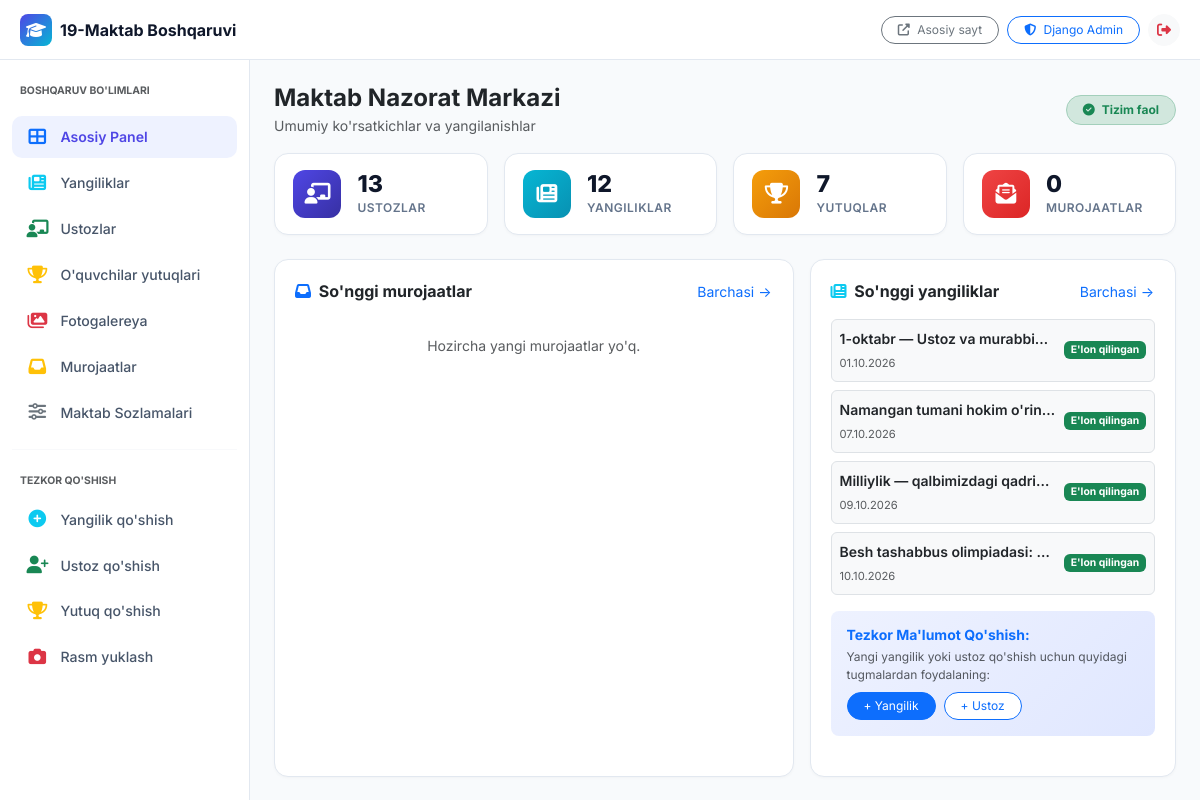
Before: /dashboard/ (signed in) with the older database file.
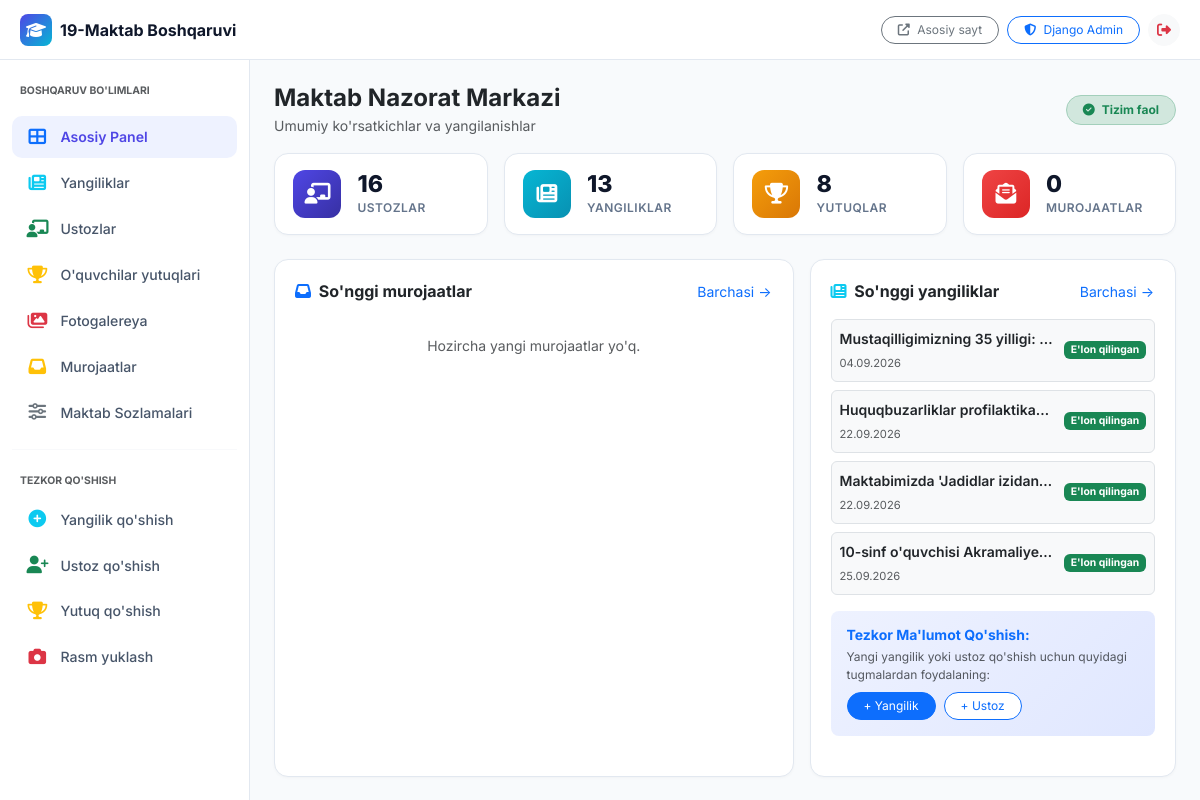
After: the same page with the newer database file.
### apps/news/models.py (models this page shows, shortened)
class News(models.Model):
    STATUS_CHOICES = [
        ('draft', 'Qoralama'),
        ('scheduled', 'Rejalashtirilgan'),
        ('published', "E'lon qilingan"),
        ('archived', 'Arxivlangan'),
    ]
    title = models.CharField(max_length=300, verbose_name="Sarlavha (UZ)")
    title_ru = models.CharField(max_length=300, blank=True, verbose_name="Sarlavha (RU)")
    title_en = models.CharField(max_length=300, blank=True, verbose_name="Sarlavha (EN)")
    slug = models.SlugField(max_length=320, unique=True, verbose_name="Slug")
    category = models.ForeignKey(NewsCategory, on_delete=models.SET_NULL, null=True, blank=True, related_name='news_items', verbose_name="Toifa")
    excerpt = models.TextField(max_length=500, verbose_name="Qisqa mazmun (UZ)")
    excerpt_ru = models.TextField(max_length=500, blank=True, verbose_name="Qisqa mazmun (RU)")
    excerpt_en = models.TextField(max_length=500, blank=True, verbose_name="Qisqa mazmun (EN)")
    content = models.TextField(verbose_name="Batafsil matn (UZ)")
    content_ru = models.TextField(blank=True, verbose_name="Batafsil matn (RU)")
    content_en = models.TextField(blank=True, verbose_name="Batafsil matn (EN)")
    cover_image = models.ImageField(upload_to='news/covers/', blank=True, null=True, verbose_name="Muqova rasmi")
    status = models.CharField(max_length=20, choices=STATUS_CHOICES, default='draft', verbose_name="Holati")
    is_featured = models.BooleanField(default=False, verbose_name="Muhim yangilik")
    scheduled_at = models.DateTimeField(null=True, blank=True, verbose_name="Rejalashtirilgan vaqt")
    published_at = models.DateTimeField(null=True, blank=True, verbose_name="E'lon qilingan vaqt")
    created_at = models.DateTimeField(auto_now_add=True, verbose_name="Yaratilgan vaqt")
    updated_at = models.DateTimeField(auto_now=True, verbose_name="Tahrirlangan vaqt")
    views_count = models.PositiveIntegerField(default=0, verbose_name="Ko'rishlar soni")
    class Meta:
        verbose_name = 'Yangilik'
        verbose_name_plural = 'Yangiliklar'
        ordering = ['-published_at', '-created_at']

### apps/core/dashboard_views.py (the view)
# urls.py: path('', dashboard_views.dashboard_home, name='dashboard_home'),
@staff_required
def dashboard_home(request):
    site_settings_obj = SiteSettings.objects.first()
    total_teachers = Teacher.objects.count()
    total_news = News.objects.count()
    total_achievements = Achievement.objects.count()
    total_contacts = Contact.objects.count()
    total_gallery = GalleryImage.objects.count()
    new_contacts_count = Contact.objects.filter(status='new').count()
    recent_contacts = Contact.objects.order_by('-created_at')[:4]
    recent_news = News.objects.order_by('-created_at')[:4]
    context = {
        'site_settings': site_settings_obj,
        'total_teachers': total_teachers,
        'total_news': total_news,
        'total_achievements': total_achievements,
        'total_contacts': total_contacts,
        'total_gallery': total_gallery,
        'new_contacts_count': new_contacts_count,
        'recent_contacts': recent_contacts,
        'recent_news': recent_news,
        'active_menu': 'home',
    }
    return render(request, 'dashboard/home.html', context)

### apps/core/context_processors.py (called while the page is built)
def site_settings(request):
    settings_obj = SiteSettings.objects.first()
    return {
        'site_settings': settings_obj,
    }

### apps/core/dashboard_views.py (called while the page is built)
def staff_required(view_func):
    actual_decorator = user_passes_test(
        lambda u: u.is_authenticated and u.is_staff,
        login_url='/dashboard/login/'
    )
    return actual_decorator(view_func)

### templates/dashboard/home.html (shortened to what the changed rows need)
{% extends 'dashboard/base.html' %}
{% block content %}
<div class="row g-2 g-md-3 mb-4">
    <div class="col-6 col-lg-3">
        <div class="stat-dash-card">
            <div>
                <div class="stat-dash-num">{{ total_teachers }}</div>
                <div class="stat-dash-label">Ustozlar</div>
            </div>
        </div>
    </div>
    <div class="col-6 col-lg-3">
        <div class="stat-dash-card">
            <div>
                <div class="stat-dash-num">{{ total_news }}</div>
                <div class="stat-dash-label">Yangiliklar</div>
            </div>
        </div>
    </div>
    <div class="col-6 col-lg-3">
        <div class="stat-dash-card">
            <div>
                <div class="stat-dash-num">{{ total_achievements }}</div>
                <div class="stat-dash-label">Yutuqlar</div>
            </div>
        </div>
    </div>
</div>
<div class="row g-3">
    <div class="col-12 col-lg-5">
        <div class="dash-card h-100">
            {% if recent_news %}
                <div class="d-flex flex-column gap-2 mb-3">
                    {% for n in recent_news %}
                        <div class="d-flex align-items-center justify-content-between p-2 rounded-2 border bg-light">
                            <div class="overflow-hidden me-2">
                                <div class="small fw-semibold text-truncate text-dark">{{ n.title }}</div>
                                <small class="text-muted" style="font-size: 0.7rem;">{{ n.published_at|date:"d.m.Y"|default:"Qoralama" }}</small>
                            </div>
                            <span class="badge {% if n.status == 'published' %}bg-success{% else %}bg-secondary{% endif %}" style="font-size: 0.65rem;">
                                {{ n.get_status_display }}
                            </span>
                        </div>
                    {% endfor %}
                </div>
            {% endif %}
        </div>
    </div>
</div>
{% endblock %}

Changed rows visible on the page:
no longer on this page (row edited): News: title "1-oktabr — Ustoz va murabbiy…", published_at "01.10.2026", status "E'lon qilingan"
no longer on this page (row edited): News: title "Namangan tumani hokim o'rin…", published_at "07.10.2026", status "E'lon qilingan"
no longer on this page (row edited): News: title "Milliylik — qalbimizdagi qadri…", published_at "09.10.2026", status "E'lon qilingan"
no longer on this page (row edited): News: title "Besh tashabbus olimpiadasi:…", published_at "10.10.2026", status "E'lon qilingan"
added News: title "Mustaqilligimizning 35 yilligi:…", published_at "04.09.2026", status "E'lon qilingan"
added News: title "Huquqbuzarliklar profilaktika…", published_at "22.09.2026", status "E'lon qilingan"
added News: title "Maktabimizda 'Jadidlar izidan…", published_at "22.09.2026", status "E'lon qilingan"
added News: title "10-sinf o'quvchisi Akramaliye…", published_at "25.09.2026", status "E'lon qilingan"
Other visible differences:
{{ total_teachers }}: "13" → "16"
{{ total_news }}: "12" → "13"
{{ total_achievements }}: "7" → "8"
